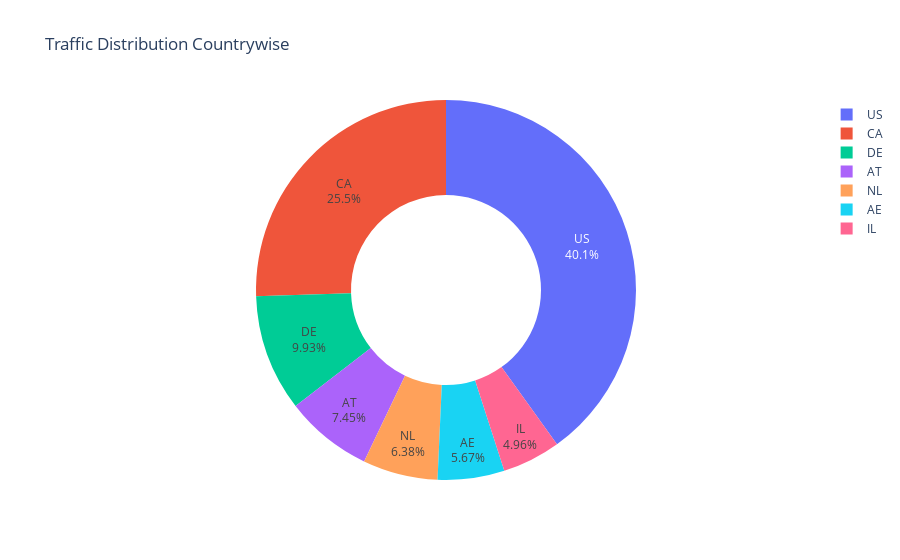

This figure's notebook cell:
### Markdown cell above
Suspicious Traffic Countrywise

### Code cell
import plotly.express as px

country_summary = df['src_ip_country_code'].value_counts().reset_index()
country_summary.columns = ['Country', 'Count']

fig_pie = px.pie(
    country_summary,
    values='Count',
    names='Country',
    title='Traffic Distribution Countrywise',
    hole=0.5
)
fig_pie.update_traces(textposition='inside', textinfo='percent+label')
fig_pie.update_layout(template='plotly_white')
fig_pie.show()

### Figure 1 — Plotly figure (JSON) as saved in the notebook; plotly's stock layout.template omitted (floating-point values rounded to 4 significant figures)
{"data": [{"domain": {"x": [0, 1], "y": [0, 1]}, "hole": 0.5, "hovertemplate": "Country=%{label}<br>Count=%{value}<extra></extra>", "labels": ["US", "CA", "DE", "AT", "NL", "AE", "IL"], "legendgroup": "", "name": "", "showlegend": true, "textinfo": "percent+label", "textposition": "inside", "type": "pie", "values": [113, 72, 28, 21, 18, 16, 14]}], "layout": {"autosize": true, "legend": {"tracegroupgap": 0}, "title": {"text": "Traffic Distribution Countrywise"}}}
